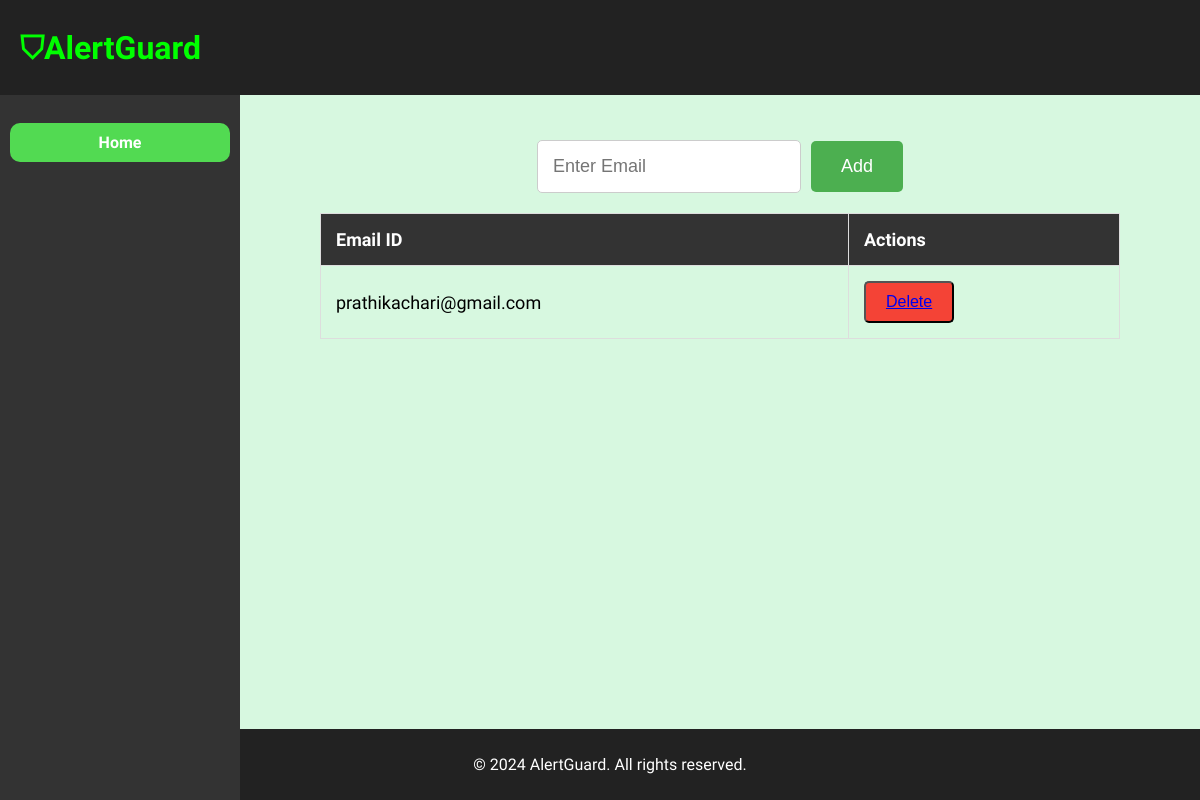
Page /email_management on the earlier database version.
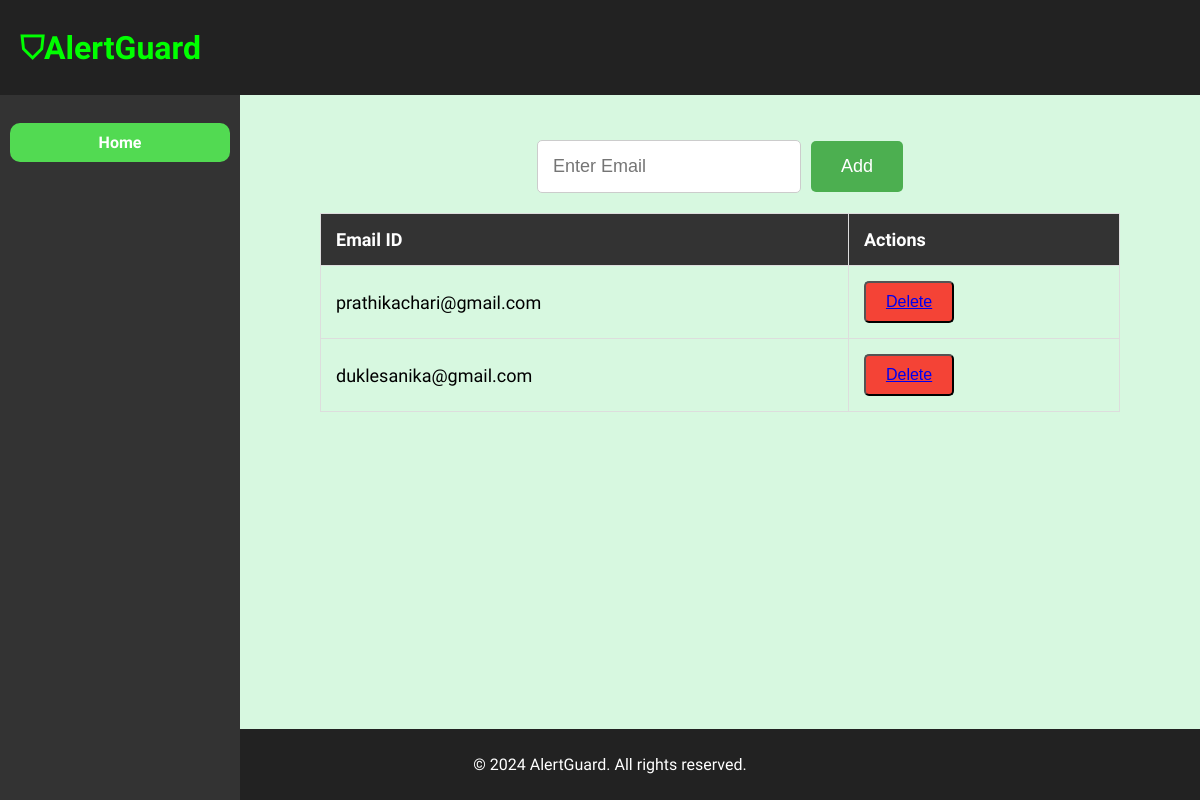
Same page on the later database version.
### admin_app/models.py (models this page shows, shortened)
class Email(models.Model):
    email = models.EmailField(unique=True, max_length=255, default='')

### admin_app/views.py (the view)
# urls.py: path('email_management', views.email_management, name='email_management'),
def email_management(request):
    if request.method == 'POST':
        data=request.POST
        newemail=data.get('newemail')
        Email.objects.create(email=newemail)
        return redirect('email_management')
    queryset = Email.objects.all()
    context={
        'emails':queryset
    }
    return render(request , 'email_alert.html', context)

### admin_app/templates/email_alert.html (shortened to what this page needs)
{% extends 'home_base.html' %}
{% block home_content %}
<aside>
    <nav>
        <ul>
            <br/><br/>
            <li><a href={% url 'admin_home' %}>Home</a></li>
        </ul>
    </nav>
</aside>
<main>
    <div class="block">
        <form method="post">
            <div class="add-form">
                <input type="text" name="newemail" id="emailInput" placeholder="Enter Email">
                <button id="addButton" type="submit">Add</button>
            </div>
        </form>
        <table id="emailTable">
            <tr>
                <th>Email ID</th>
                <th>Actions</th>
            </tr>
            {% for email in emails %}
            <tr>
                <td>{{email.email}}</td>
                <td>
                    <button class="delete-button">
                        <a href="/delete_email/{{email.id}}">
                            Delete
                        </a>
                    </button>
                </td>
            </tr>
            {% endfor %}
        </table>
    </div>
</main>
{% endblock %}

### templates/home_base.html (shortened to what this page needs)
<!DOCTYPE html>
<html lang="en">
<head>
</head>
<body>
    <header>
        <div class="header-content">
            <h1>⛉AlertGuard</h1>
        </div>
    </header>
    {% block home_content %}{% endblock %}
    <footer>
        <p>&copy; 2024 AlertGuard. All rights reserved.</p>
    </footer>
</body>
</html>

### templates/home_base.html (style rules this page uses)
body { background-color: #d7f8e0; margin: 0; padding: 0; font-family: 'Quicksand', Arial, sans-serif; }
aside { background-color: #333; color: #fff; width: 230px; height: 100vh; position: fixed; left: 0; top: 55px; z-index: 998; overflow-y: auto; }
aside ul { list-style-type: none; padding: 0; margin: 70px 0; }
aside ul li { padding: 15px; text-align: center; }
aside ul li a { color: #000; text-decoration: none; display: block; padding: 10px; background-color: rgb(82, 218, 82); transition: background-color 0.3s; border-radius: 10px; font-weight: bold; margin-bottom: 10px; }
main { margin-left: 200px; padding: 20px; margin-top: 55px; }
footer { background-color: #222; color: #fff; text-align: center; padding: 10px; position: fixed; bottom: 0; width: 100%; }
header { background-color: #222; color: #0f0; padding: 20px; position: fixed; width: 100%; z-index: 999; top: 0; }
.header-content { display: flex; justify-content: space-between; align-items: center; max-width: 1650px; margin: 0 auto; height: 55px; }
header h1 { font-size: 2em; margin: 0; }

### admin_app/templates/email_alert.html (style rules this page uses)
body { margin: 0; padding: 0; font-family: 'Quicksand', Arial, sans-serif; }
aside { background-color: #333; color: #fff; width: 240px; height: calc(100vh - 55px); position: fixed; left: 0; top: 55px; z-index: 998; overflow-y: auto; }
aside ul { list-style-type: none; padding: 5; margin: 20px 0; }
aside ul li { padding: 10px; text-align: center; }
aside ul li a { color: #fff; text-decoration: none; display: block; padding: 10px; transition: background-color 0.3s; border-radius: 10px; font-weight: bold; margin-bottom: 10px; }
main { margin-left: 240px; padding: 20px; margin-top: 120px; display: flex; flex-direction: column; align-items: center; }
.block { width: 100%; max-width: 800px; margin-bottom: 20px; }
table { border-collapse: collapse; width: 100%; font-size: 18px; }
th, td { border: 1px solid #ddd; padding: 15px; text-align: left; }
th { background-color: #333; color: #fff; }
.delete-button { padding: 10px 20px; border-radius: 5px; cursor: pointer; font-size: 16px; background-color: #f44336; color: white; color: white; text-decoration: none; }
.add-form { display: flex; align-items: center; justify-content: center; margin-bottom: 20px; }
.add-form input[type=text] { padding: 15px; margin-right: 10px; border-radius: 5px; border: 1px solid #ccc; font-size: 18px; }
.add-form button { padding: 15px 30px; border: none; border-radius: 5px; background-color: #4CAF50; color: white; font-size: 18px; cursor: pointer; }

Differences in the rows shown:
added Email: email "duklesanika@gmail.com"
